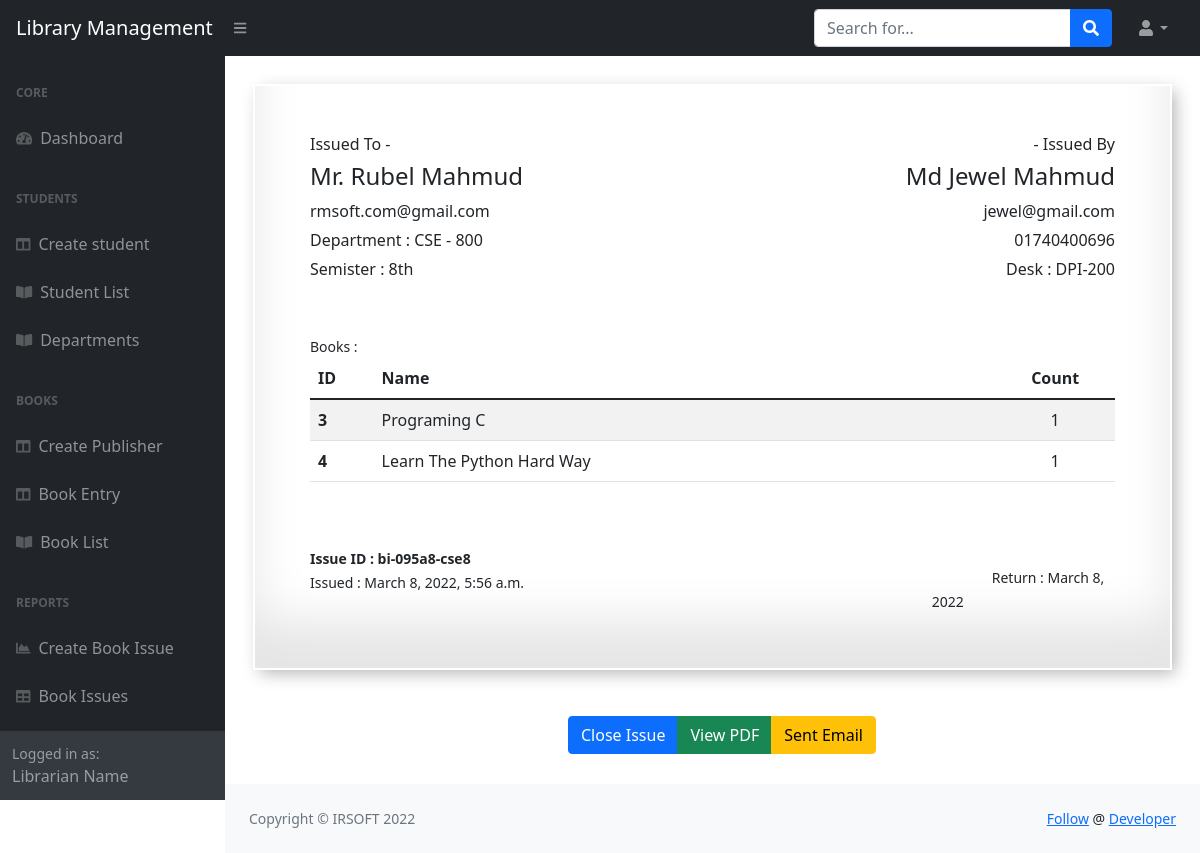
Before: /issues/17/document/ with the older database file.
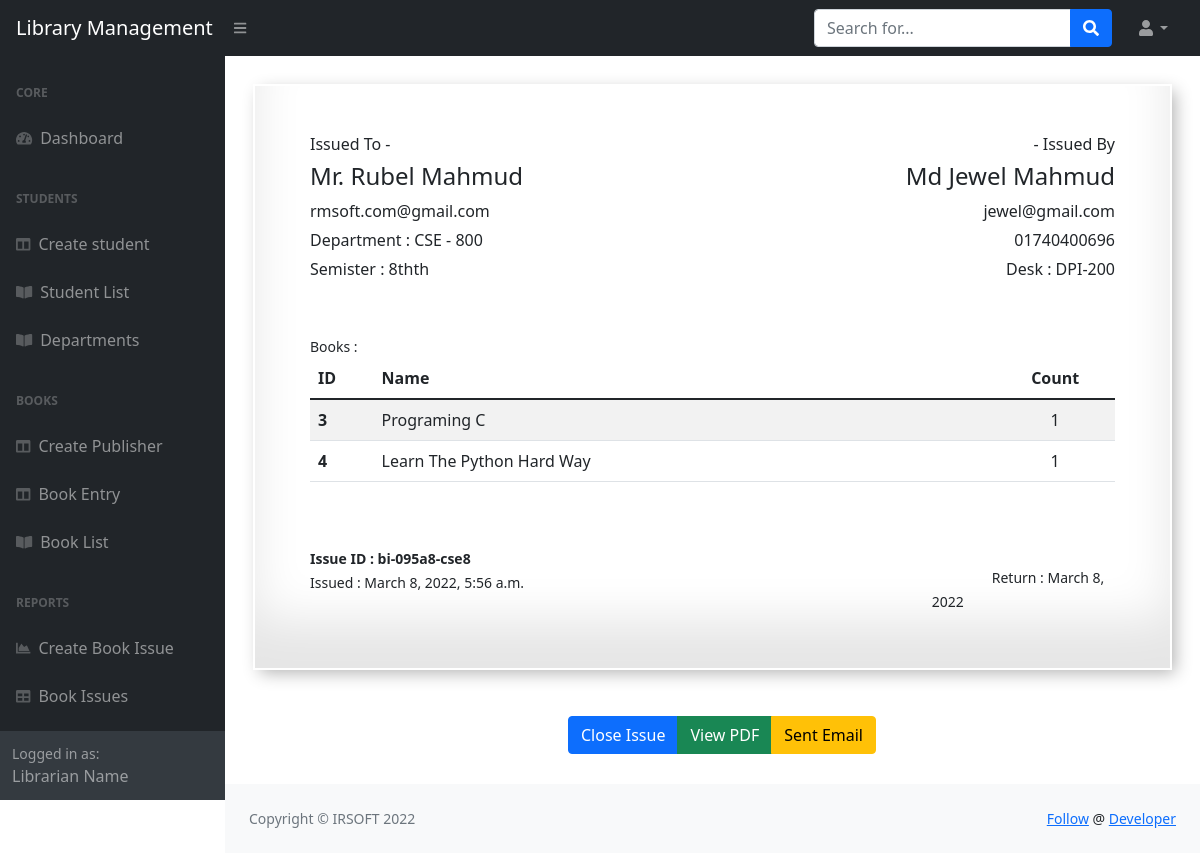
After: the same page with the newer database file.
### book_issues/models.py (models this page shows, shortened)
class BookIssue(models.Model):
    issueId = models.CharField(max_length=50, null=True, blank=True, editable=False)
    title = models.CharField(max_length=100, default='Book reception info')
    slug = models.CharField(max_length=200, null=True, blank=True)
    student = models.ForeignKey(Student, on_delete=models.CASCADE)
    librarian = models.ForeignKey(Librarian, on_delete=models.CASCADE)
    books = models.ManyToManyField(Book)
    issue_date = models.DateTimeField(auto_now_add=True)
    updated_at = models.DateTimeField(null=True, blank=True)
    return_date = models.DateField(null=True, blank=True)
    is_closed = models.BooleanField(default=False)
    class Meta:
        verbose_name_plural = 'bookissues'

### students/models.py (models this page shows, shortened)
class Student(models.Model):
    semisters = (
        ('1st','1st'),
        ('2nd','2nd'),
        ('3rd','3rd'),
        ('4th','4th'),
        ('5th','5th'),
        ('6th','6th'),
        ('7th','7th'),
        ('8th','8th')
    )
    gender = (
        ('male', 'Male'),
        ('female', 'Female'),
        ('other', 'Other'),
    )
    stdId = models.CharField(max_length=50, null=True, blank=True, editable=False)
    name = models.CharField(max_length=100)
    email = models.CharField(max_length=50)
    mobile = models.CharField(max_length=50)
    session = models.CharField(max_length=50)
    department = models.ForeignKey(Department, on_delete=models.CASCADE)
    semister = models.CharField(choices=semisters, max_length=50)
    dob = models.DateField()
    fatherName = models.CharField(max_length=100)
    motherName = models.CharField(max_length=100)
    address = models.TextField(max_length=500)
    religion = models.CharField(max_length=100)
    gender = models.CharField(choices=gender, max_length=100)
    class Meta:
        verbose_name_plural = 'students'

class Department(models.Model):
    name = models.CharField(max_length=100)
    code = models.CharField(max_length=50)
    description = models.TextField(max_length=600)
    class Meta:
        verbose_name_plural = 'departments'
    def __str__(self):
        return f'{self.name} - {self.code}'

### librarians/models.py (models this page shows, shortened)
class Librarian(models.Model):
    libId = models.CharField(max_length=50, null=True, blank=True)
    name = models.CharField(max_length=100)
    email = models.CharField(max_length=50)
    mobile = models.CharField(max_length=50)
    photo = models.ImageField(max_length=600)
    class Meta:
        verbose_name_plural = 'librarians'

### book_issues/views.py (the view)
# urls.py: path('<int:issue_id>/document/', document_issue, name='document_issue'),
def document_issue(request, issue_id):
    issue = BookIssue.objects.get(pk=issue_id)
    context = {}
    context['issue'] = issue
    return render(request, 'book_issues/document_issue.html', context)

### templates/book_issues/document_issue.html (shortened to what this page needs)
{% extends 'base.html' %}
{% block content %}
<div style="padding:30px;">
    <div class="container" id="pageBox">
        <div style="padding:5px 35px 35px 35px;">
        <br>
        <div class="row">
            <div class="col-md-6 student">
                <h6>Issued To -</h6>
                <h4>{{ issue.student.name }}</h4>
                <p>{{ issue.student.email }}</p>
                <p>Department : {{ issue.student.department }}</p>
                <p>Semister : {{ issue.student.semister }}th</p>
            </div>
            <div style="text-align:right;" class="col-md-6 librarian">
                <h6>- Issued By</h6>
                <h4>{{ issue.librarian.name }}</h4>
                <p style="margin-bottom:5px;">{{ issue.librarian.email }}</p>
                <p style="margin-bottom:5px;">{{ issue.librarian.mobile }}</p>
                <p style="margin-bottom:5px;">Desk : DPI-200</p>
            </div>
        </div>
    <br>
        <br>
        <small>Books :</small>
        <div class="row">
            <div class="col-md-12">
                <table class="table table-striped">
                  <thead>
                    <tr>
                      <th scope="col">ID</th>
                      <th scope="col">Name</th>
                      <th scope="col" style="padding-left:100px;"></th>
                      <th scope="col" class="text-center">Count</th>
                    </tr>
                  </thead>
                  <tbody>
                  {% for book in issue.books.all %}
                    <tr>
                      <th scope="row">{{ book.id }}</th>
                      <td>{{ book.name }}</td>
                      <td></td>
                      <td class="text-center">1</td>
                    </tr>
                  {% endfor %}
                  </tbody>
                </table>
            </div>
        </div>
        <br>
        <br>
        <div class="row">
            <div class="col-md-4">
                <small ><b>Issue ID : {{ issue.issueId }}</b></small><br>
                <small>Issued : {{ issue.issue_date }}</small>
            </div>
            <div class="col-md-5"></div>
            <div class="col-md-3">
                <h6 style="margin:0px;">&nbsp;</h6>
                <small style="text-align:right;padding-left:60px;">Return : {{ issue.issue_date.date }}</small>
            </div>
        </div>
        </div>
    </div>
    <br>
    <br>
    <div class="row">
        <div class="col-md-4"></div>
        <div class="col-md-6">
            <div class="btn-group" role="group" aria-label="Basic example">
              <a href="{% url 'document_issue' issue.pk %}" class="btn btn-primary">Close Issue</a>
              <a href="#" class="btn btn-success">View PDF</a>
              <a href="#" class="btn btn-warning">Sent Email</a>
            </div>
        </div>
        <div class="col-md-2"></div>
    </div>
</div>
{% endblock content %}

Changed rows visible on the page:
changed through a linked row, BookIssue "bi-095a8-cse8": student.semister "8" → "8th"
